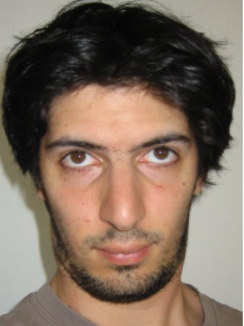
#> input picture test.png, 244 x 326 px
$ jupyter execute Task.ipynb
#> lines starting #> are read from the running program, lines starting #| are printed output that depends on the picture; after the words box and inside, x2 and y2 are one past the last pixel; in counts of white or black regions, pixels touching at a corner belong together
[cell 1]
# important library

import cv2
from matplotlib import pyplot as plt
import numpy as np

I = cv2.imread("test.png")
#> I is the input picture: shape (326, 244, 3); mean B, G, R 94.6, 108.9, 127.1
I = cv2.cvtColor(src = I, code = cv2.COLOR_RGB2BGR)

plt.imshow(I)
plt.show()

[cell 2]
# Reduce the noise by Gaussian Blur
G = cv2.cvtColor(src = I, code = cv2.COLOR_BGR2GRAY)
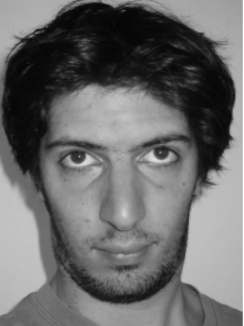
#> G: shape (326, 244); min 5, max 255, mean 106.7
I = cv2.GaussianBlur(G,(5,5),0)
#> I: shape (326, 244)

plt.imshow(I)
plt.set_cmap('gray')

plt.show()

[cell 3]
B = cv2.adaptiveThreshold(G, maxValue = 255,
 adaptiveMethod = cv2.ADAPTIVE_THRESH_GAUSSIAN_C,
  thresholdType = cv2.THRESH_BINARY,
   blockSize = 25,C = 5)
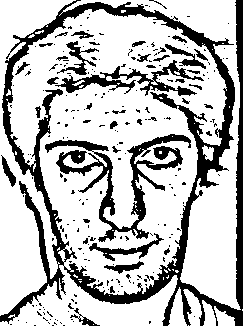
#> B: shape (326, 244); 74% white; 234 black regions (195 under 20 px), largest, box (x1, y1, x2, y2) and area: (0, 0, 243, 326) 12524, (45, 134, 191, 242) 3372, (55, 60, 204, 96) 1394

plt.imshow(B)
plt.show()

[cell 4]
low_pass = np.array([[1,4,1], [4,7,4], [1,4,1]], dtype=float) /27

L = cv2.filter2D(src = B, ddepth = -1, kernel = low_pass)
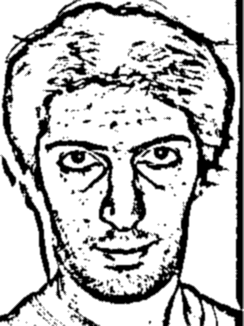
#> L: shape (326, 244); min 0, max 255, mean 188.6

plt.imshow(L)
plt.show()

[cell 5]
sharpen = np.array([[-1,-1,-1], [-1,9,-1], [-1,-1,-1]], dtype = float)
S = cv2.filter2D(src = L, ddepth = -1, kernel = sharpen)
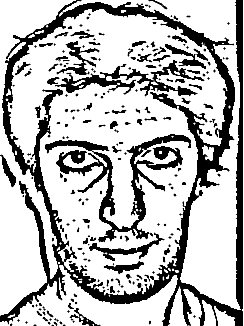
#> S: shape (326, 244); min 0, max 255, mean 187


plt.imshow(S)
plt.show()

[cell 6]
edges = cv2.Canny(G,10,200)
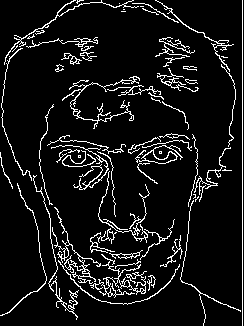
#> edges: shape (326, 244); 8.4% white in thin lines or dots
plt.imshow(edges, cmap='gray')
plt.show()

[cell 7]
I = cv2.imread('test.png')
# Apply bilateral filter
bilateral = cv2.bilateralFilter(I, 15, 75, 75)

plt.imshow(cv2.cvtColor(bilateral,cv2.COLOR_BGR2RGB))
plt.show()

[cell 8]
blur = cv2.GaussianBlur(I,(5,5),0)

# This function is use for drawing the edges onto the gaussianblur-filtered image
def draw_edge(img, edge):
    for i in range(len(edge)):
        for j in range (len(edge[0])):
            if edge[i][j] == 0:
                img[i][j] = [0,0,0]
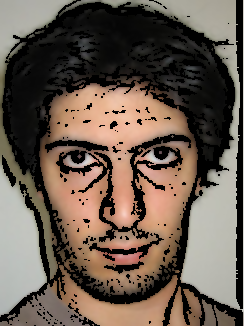
#> img: shape (326, 244, 3); mean B, G, R 78.5, 89.9, 104.4
    return img
img_output = draw_edge(blur,S)

plt.imshow(cv2.cvtColor(img_output,cv2.COLOR_BGR2RGB))
plt.show()
